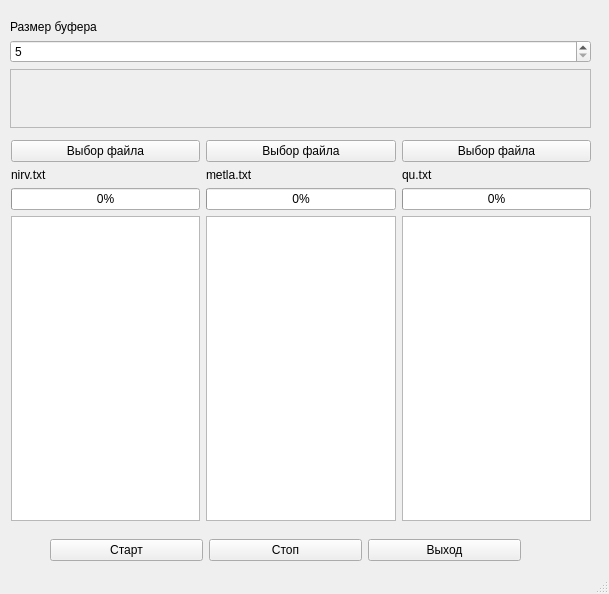
<?xml version="1.0" encoding="UTF-8"?>
<ui version="4.0">
 <class>MultiThreadWindow</class>
 <widget class="QMainWindow" name="MultiThreadWindow">
  <property name="geometry">
   <rect>
    <x>0</x>
    <y>0</y>
    <width>609</width>
    <height>594</height>
   </rect>
  </property>
  <property name="minimumSize">
   <size>
    <width>4</width>
    <height>0</height>
   </size>
  </property>
  <property name="baseSize">
   <size>
    <width>4</width>
    <height>0</height>
   </size>
  </property>
  <property name="windowTitle">
   <string>Тест трех потоков</string>
  </property>
  <widget class="QWidget" name="centralwidget">
   <widget class="QWidget" name="horizontalLayoutWidget">
    <property name="geometry">
     <rect>
      <x>10</x>
      <y>140</y>
      <width>581</width>
      <height>381</height>
     </rect>
    </property>
    <layout class="QHBoxLayout" name="horizontalLayout_2" stretch="0,0,0,0">
     <property name="sizeConstraint">
      <enum>QLayout::SetMaximumSize</enum>
     </property>
     <property name="leftMargin">
      <number>1</number>
     </property>
     <item>
      <layout class="QVBoxLayout" name="verticalLayout_4">
       <item>
        <widget class="QPushButton" name="pushButtonFile1">
         <property name="text">
          <string>Выбор файла</string>
         </property>
        </widget>
       </item>
       <item>
        <widget class="QLabel" name="labelFile1">
         <property name="sizePolicy">
          <sizepolicy hsizetype="Preferred" vsizetype="Preferred">
           <horstretch>0</horstretch>
           <verstretch>0</verstretch>
          </sizepolicy>
         </property>
         <property name="minimumSize">
          <size>
           <width>94</width>
           <height>0</height>
          </size>
         </property>
         <property name="text">
          <string>nirv.txt</string>
         </property>
        </widget>
       </item>
       <item>
        <widget class="QProgressBar" name="progressBar1">
         <property name="value">
          <number>0</number>
         </property>
        </widget>
       </item>
       <item>
        <widget class="QTextEdit" name="textEdit1">
         <property name="enabled">
          <bool>true</bool>
         </property>
         <property name="readOnly">
          <bool>true</bool>
         </property>
         <property name="html">
          <string>&lt;!DOCTYPE HTML PUBLIC &quot;-//W3C//DTD HTML 4.0//EN&quot; &quot;http://www.w3.org/TR/REC-html40/strict.dtd&quot;&gt;
&lt;html&gt;&lt;head&gt;&lt;meta name=&quot;qrichtext&quot; content=&quot;1&quot; /&gt;&lt;style type=&quot;text/css&quot;&gt;
p, li { white-space: pre-wrap; }
&lt;/style&gt;&lt;/head&gt;&lt;body style=&quot; font-family:'MS Shell Dlg 2'; font-size:8.25pt; font-weight:400; font-style:normal;&quot;&gt;
&lt;p style=&quot;-qt-paragraph-type:empty; margin-top:0px; margin-bottom:0px; margin-left:0px; margin-right:0px; -qt-block-indent:0; text-indent:0px;&quot;&gt;&lt;br /&gt;&lt;/p&gt;&lt;/body&gt;&lt;/html&gt;</string>
         </property>
        </widget>
       </item>
      </layout>
     </item>
     <item>
      <layout class="QVBoxLayout" name="verticalLayout_5">
       <item>
        <widget class="QPushButton" name="pushButtonFile2">
         <property name="text">
          <string>Выбор файла</string>
         </property>
        </widget>
       </item>
       <item>
        <widget class="QLabel" name="labelFile2">
         <property name="text">
          <string>metla.txt</string>
         </property>
         <property name="buddy">
          <cstring>labelFile2</cstring>
         </property>
        </widget>
       </item>
       <item>
        <widget class="QProgressBar" name="progressBar2">
         <property name="value">
          <number>0</number>
         </property>
        </widget>
       </item>
       <item>
        <widget class="QTextEdit" name="textEdit2">
         <property name="enabled">
          <bool>true</bool>
         </property>
         <property name="readOnly">
          <bool>true</bool>
         </property>
        </widget>
       </item>
      </layout>
     </item>
     <item>
      <layout class="QVBoxLayout" name="verticalLayout_6">
       <item>
        <widget class="QPushButton" name="pushButtonFile3">
         <property name="text">
          <string>Выбор файла</string>
         </property>
        </widget>
       </item>
       <item>
        <widget class="QLabel" name="labelFile3">
         <property name="text">
          <string>qu.txt</string>
         </property>
        </widget>
       </item>
       <item>
        <widget class="QProgressBar" name="progressBar3">
         <property name="value">
          <number>0</number>
         </property>
        </widget>
       </item>
       <item>
        <widget class="QTextEdit" name="textEdit3">
         <property name="enabled">
          <bool>true</bool>
         </property>
         <property name="readOnly">
          <bool>true</bool>
         </property>
        </widget>
       </item>
      </layout>
     </item>
     <item>
      <spacer name="horizontalSpacer">
       <property name="orientation">
        <enum>Qt::Horizontal</enum>
       </property>
       <property name="sizeHint" stdset="0">
        <size>
         <width>40</width>
         <height>20</height>
        </size>
       </property>
      </spacer>
     </item>
    </layout>
   </widget>
   <widget class="QWidget" name="horizontalLayoutWidget_2">
    <property name="geometry">
     <rect>
      <x>50</x>
      <y>530</y>
      <width>471</width>
      <height>41</height>
     </rect>
    </property>
    <layout class="QHBoxLayout" name="horizontalLayout_3">
     <item>
      <widget class="QPushButton" name="pushButton">
       <property name="text">
        <string>Старт</string>
       </property>
      </widget>
     </item>
     <item>
      <widget class="QPushButton" name="pushButton_2">
       <property name="text">
        <string>Стоп</string>
       </property>
      </widget>
     </item>
     <item>
      <widget class="QPushButton" name="pushButton_3">
       <property name="text">
        <string>Выход</string>
       </property>
      </widget>
     </item>
    </layout>
   </widget>
   <widget class="QWidget" name="verticalLayoutWidget_4">
    <property name="geometry">
     <rect>
      <x>10</x>
      <y>20</y>
      <width>581</width>
      <height>108</height>
     </rect>
    </property>
    <layout class="QVBoxLayout" name="verticalLayout_7">
     <item>
      <widget class="QLabel" name="labelFile3_2">
       <property name="text">
        <string>Размер буфера</string>
       </property>
      </widget>
     </item>
     <item>
      <widget class="QSpinBox" name="spinBoxBufferSize">
       <property name="minimum">
        <number>5</number>
       </property>
       <property name="maximum">
        <number>1024</number>
       </property>
       <property name="value">
        <number>5</number>
       </property>
      </widget>
     </item>
     <item>
      <widget class="QTextEdit" name="textEditBuffer">
       <property name="enabled">
        <bool>false</bool>
       </property>
       <property name="readOnly">
        <bool>true</bool>
       </property>
      </widget>
     </item>
    </layout>
   </widget>
  </widget>
  <widget class="QStatusBar" name="statusbar"/>
 </widget>
 <resources/>
 <connections>
  <connection>
   <sender>pushButton_3</sender>
   <signal>clicked()</signal>
   <receiver>MultiThreadWindow</receiver>
   <slot>close()</slot>
   <hints>
    <hint type="sourcelabel">
     <x>454</x>
     <y>545</y>
    </hint>
    <hint type="destinationlabel">
     <x>565</x>
     <y>546</y>
    </hint>
   </hints>
  </connection>
 </connections>
</ui>
